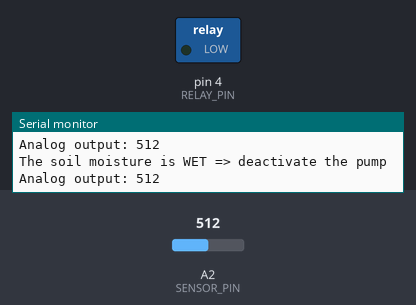
A sketch run on a simulated Arduino Uno, built with avr-gcc and run on an emulated ATmega328P. Parts: switched loads named in the sketch (green lamp = pin HIGH), the last lines printed to the serial monitor. Inputs (shaded band) come from the test bench; at power-on: A2 (SENSOR_PIN) = 512. Not simulated (calls return 0 or success): arduino_secrets.h.

Above: at 2.4 s.
2.5 s: A2 (SENSOR_PIN) set to 489
At 5.4 s:
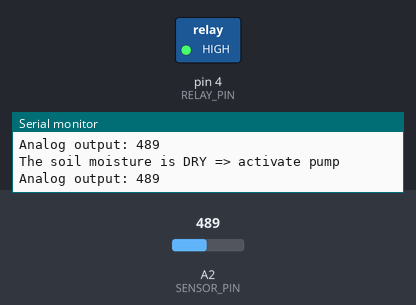
5.7 s: A2 (SENSOR_PIN) set to 510
At 7.9 s:
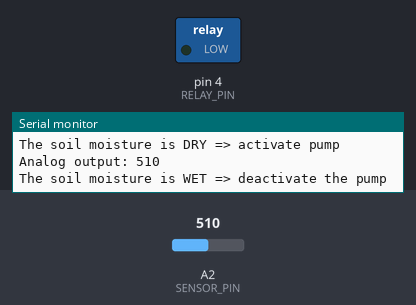
8.9 s: A2 (SENSOR_PIN) set to 490
At 11.5 s:
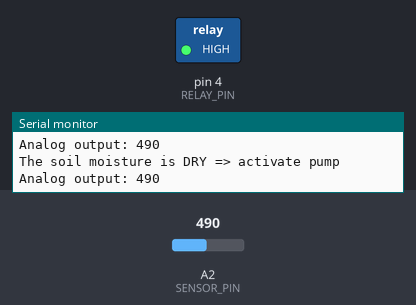
Timing chart, 0 to 13.0 s (numbered marks = the images above; inputs shaded):
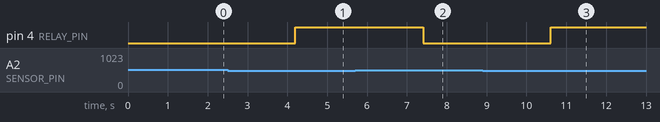

Measured:
- the behaviour switches between 500 and 499 on A2 (SENSOR_PIN) (found by bisection; images 0 and 1)
- after the input at 2.5 s, pin 4 (RELAY_PIN): LOW → HIGH after 1.7 s
- after the input at 5.7 s, pin 4 (RELAY_PIN): HIGH → LOW after 1.7 s
- after the input at 8.9 s, pin 4 (RELAY_PIN): LOW → HIGH after 1.7 s

The sketch:

Garden_Auto.ino
```cpp
#include "arduino_secrets.h"

#define SENSOR_PIN 2
#define RELAY_PIN 4

void setup() {
  Serial.begin(9600);
  pinMode(RELAY_PIN, OUTPUT);
}

void loop() {
  int value = analogRead(SENSOR_PIN);

  Serial.print("Analog output: ");
  Serial.println(value);

  delay(1000);

  if (value < 500) {
    Serial.println("The soil moisture is DRY => activate pump");
    digitalWrite(RELAY_PIN, HIGH);
    delay(500);
  } else {
    Serial.println("The soil moisture is WET => deactivate the pump");
    digitalWrite(RELAY_PIN, LOW);
    delay(500);
  }

  delay(100);
}
```
